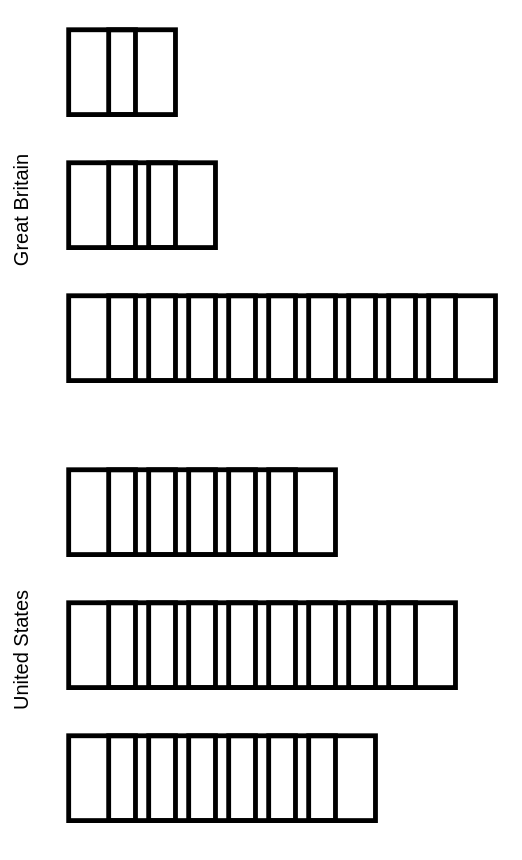

Write a Vega-Lite specification for this figure.
### Vega specification from a JSON file in a GitHub repository (floating-point values rounded to 4 significant figures)
{"$schema": "https://vega.github.io/schema/vega/v5.json", "autosize": "pad", "padding": 5, "data": [{"name": "source_0", "values": [{"country": "Great Britain", "animal": "pigs"}, {"country": "Great Britain", "animal": "pigs"}, {"country": "Great Britain", "animal": "cattle"}, {"country": "Great Britain", "animal": "cattle"}, {"country": "Great Britain", "animal": "cattle"}, {"country": "Great Britain", "animal": "sheep"}, {"country": "Great Britain", "animal": "sheep"}, {"country": "Great Britain", "animal": "sheep"}, {"country": "Great Britain", "animal": "sheep"}, {"country": "Great Britain", "animal": "sheep"}, {"country": "Great Britain", "animal": "sheep"}, {"country": "Great Britain", "animal": "sheep"}, {"country": "Great Britain", "animal": "sheep"}, {"country": "Great Britain", "animal": "sheep"}, {"country": "Great Britain", "animal": "sheep"}, {"country": "United States", "animal": "pigs"}, {"country": "United States", "animal": "pigs"}, {"country": "United States", "animal": "pigs"}, {"country": "United States", "animal": "pigs"}, {"country": "United States", "animal": "pigs"}, {"country": "United States", "animal": "pigs"}, {"country": "United States", "animal": "cattle"}, {"country": "United States", "animal": "cattle"}, {"country": "United States", "animal": "cattle"}, {"country": "United States", "animal": "cattle"}, {"country": "United States", "animal": "cattle"}, {"country": "United States", "animal": "cattle"}, {"country": "United States", "animal": "cattle"}, {"country": "United States", "animal": "cattle"}, {"country": "United States", "animal": "cattle"}, {"country": "United States", "animal": "sheep"}, {"country": "United States", "animal": "sheep"}, {"country": "United States", "animal": "sheep"}, {"country": "United States", "animal": "sheep"}, {"country": "United States", "animal": "sheep"}, {"country": "United States", "animal": "sheep"}, {"country": "United States", "animal": "sheep"}]}, {"name": "data_0", "source": "source_0", "transform": [{"type": "formula", "expr": "{'cattle': '🐄', 'pigs': '🐖', 'sheep': '🐏'}[datum.animal]", "as": "emoji"}, {"type": "window", "params": [null], "as": ["rank"], "ops": ["rank"], "fields": [null], "sort": {"field": [], "order": []}, "groupby": ["country", "animal"]}]}, {"name": "row_domain", "source": "data_0", "transform": [{"type": "aggregate", "groupby": ["country"]}]}], "signals": [{"name": "x_step", "value": 20}, {"name": "child_width", "update": "bandspace(domain('x').length, 1, 0.5) * x_step"}, {"name": "child_height", "value": 200}], "layout": {"padding": 20, "columns": 1, "bounds": "full", "align": "all"}, "marks": [{"name": "row_header", "type": "group", "role": "row-header", "from": {"data": "row_domain"}, "sort": {"field": "datum[\"country\"]", "order": "ascending"}, "title": {"text": {"signal": "''+parent[\"country\"]"}, "orient": "left", "style": "guide-label", "frame": "group", "offset": 10}, "encode": {"update": {"height": {"signal": "child_height"}}}}, {"name": "cell", "type": "group", "style": "cell", "from": {"facet": {"name": "facet", "data": "data_0", "groupby": ["country"]}}, "sort": {"field": ["datum[\"country\"]"], "order": ["ascending"]}, "encode": {"update": {"width": {"signal": "child_width"}, "height": {"signal": "child_height"}}}, "marks": [{"name": "child_marks", "type": "text", "style": ["text"], "from": {"data": "facet"}, "encode": {"update": {"baseline": {"value": "middle"}, "fill": {"value": "black"}, "x": {"scale": "x", "field": "rank"}, "y": {"scale": "y", "field": "animal"}, "text": {"signal": "''+datum[\"emoji\"]"}, "fontSize": {"value": 65}, "align": {"value": "center"}}}}]}], "scales": [{"name": "x", "type": "point", "domain": {"data": "data_0", "field": "rank", "sort": true}, "range": {"step": {"signal": "x_step"}}, "padding": 0.5}, {"name": "y", "type": "point", "domain": {"data": "data_0", "field": "animal"}, "range": [0, {"signal": "child_height"}], "padding": 0.5}], "config": {"style": {"cell": {"stroke": ""}}}}
